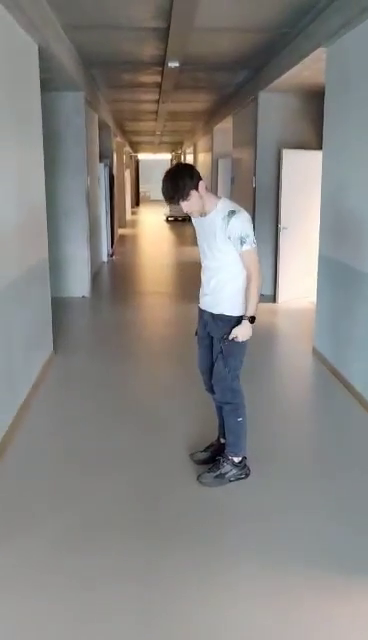
#> input picture frame 51 of humanDetection/test.mp4, 368 x 640 px, given in place of 2DTest.mov, which was not available
$ python HumanDetection.py
#> lines starting #> are read from the running program, lines starting #| are printed output that depends on the picture; pictures that were not available may be replaced by others from this repository, and a replacement may not be noted
# import the necessary packages
import numpy as np
import cv2
import time

np.set_printoptions(suppress=True)

cv2.startWindowThread()

# open video stream
# VideoCapture(0) == live camera view
cap = cv2.VideoCapture('2DTest.mov')

initialState = None

while(True):
    time.sleep(0.05)
    # Capture frame-by-frame
    ret, frame = cap.read()
#> frame is the input picture: shape (640, 368, 3); mean B, G, R 128.9, 132.1, 134.5

    # resizing for faster detection
    # find best resolution
    width = 640
    height = 360
    frame = cv2.resize(frame, (width, height))
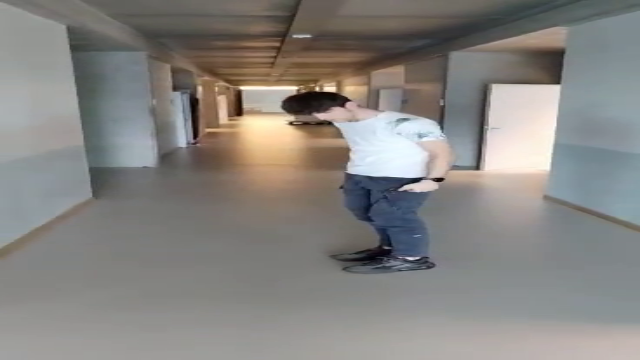
#> frame: shape (360, 640, 3); mean B, G, R 128.8, 132, 134.4
    # using a greyscale picture, also for faster detection
    frame = cv2.convertScaleAbs(frame, alpha=1, beta=20)
    gray_frame = cv2.cvtColor(frame, cv2.COLOR_RGB2GRAY)
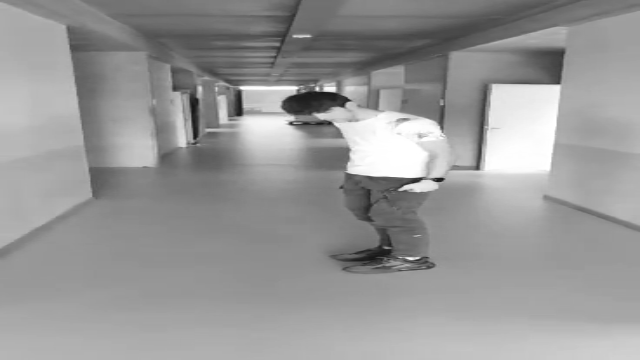
#> gray_frame: shape (360, 640); min 21, max 255, mean 151.2

    # set gray threshold
    gray_frame = cv2.GaussianBlur(gray_frame, (21, 21), 0)
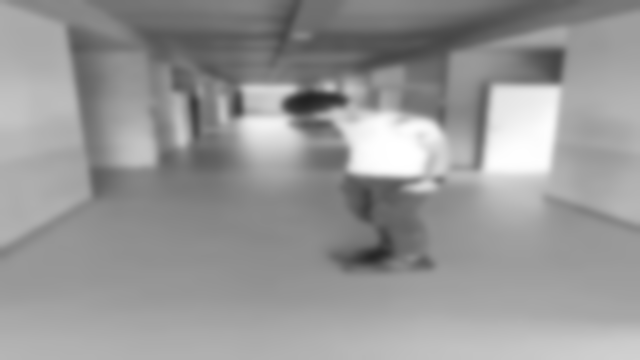
#> gray_frame: shape (360, 640); min 34, max 255, mean 151.2

   # For the first iteration checking the

   # we will assign grayFrame to initalState if is none

    if initialState is None:

        initialState = gray_frame
        continue

    # Calculation of difference between static or initial and gray frame we created

    differ_frame = cv2.absdiff(initialState, gray_frame)

    # the change between static or initial background and current gray frame are highlighted

    thresh_frame = cv2.threshold(differ_frame, 10, 255, cv2.THRESH_BINARY)[1]

    thresh_frame = cv2.dilate(thresh_frame, None, iterations = 2)

    lineHeight = 214

    # check for white pixels on line (moving objects)
    # and draw rectangle at this place
    for i in range(0,width, 3):
        if thresh_frame[lineHeight][i] == 255 or thresh_frame[181][i]==255:
            cv2.rectangle(frame, (i-3,lineHeight-3), (i+3,lineHeight+3),(0,0,255) )

    # draw guidline which pixels are checked
    cv2.line(frame, (0,lineHeight), (width,lineHeight), (0,255,0),thickness=1)

    cv2.line(thresh_frame, (0,lineHeight), (width,lineHeight), (0,255,0),thickness=1)
    cv2.line(thresh_frame, (0,181), (width,181), (0,255,0),thickness=1)

    cv2.imshow('frame',frame)
    cv2.imshow('threshold', thresh_frame)
    if cv2.waitKey(1) & 0xFF == ord('q'):
        break

# When everything done, release the capture
cap.release()
# finally, close the window
cv2.destroyAllWindows()
cv2.waitKey(1)

$ run again, starting later in the video
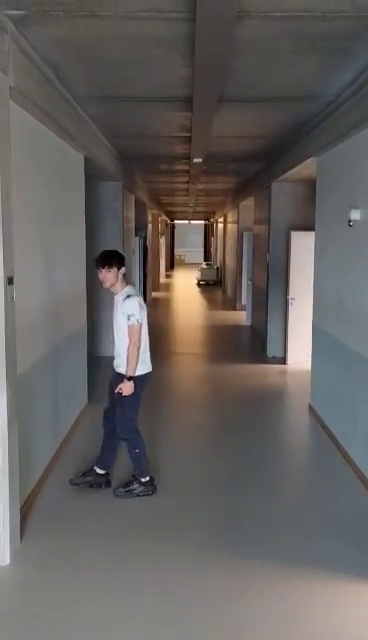
#> input picture frame 231 of humanDetection/test.mp4, 368 x 640 px, given in place of 2DTest.mov, which was not available
#> frame is the input picture: shape (640, 368, 3); mean B, G, R 94.5, 96.7, 100.7
#> `frame = cv2.resize(frame, (width, height))`:
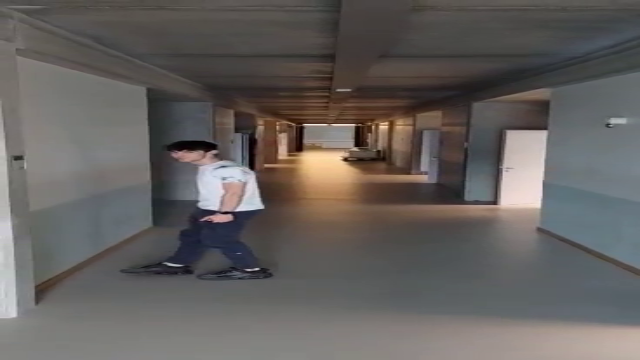
#> frame: shape (360, 640, 3); mean B, G, R 94.4, 96.6, 100.7
#> `gray_frame = cv2.GaussianBlur(gray_frame, (21, 21), 0)`:
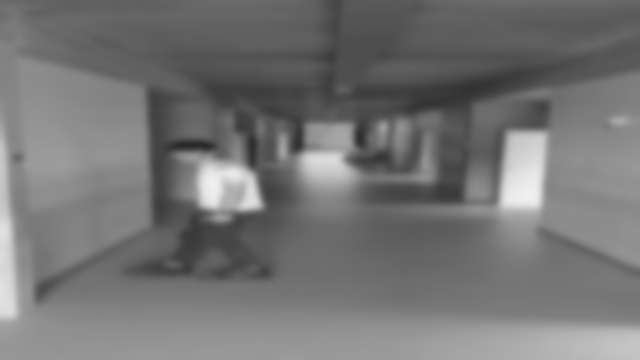
#> gray_frame: shape (360, 640); min 40, max 240, mean 116.5

$ run again, starting later in the video
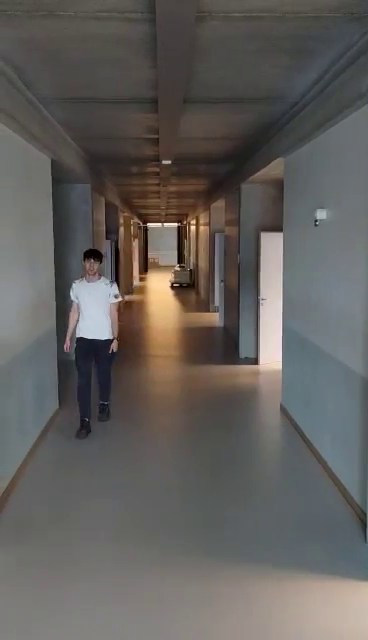
#> input picture frame 412 of humanDetection/test.mp4, 368 x 640 px, given in place of 2DTest.mov, which was not available
#> frame is the input picture: shape (640, 368, 3); mean B, G, R 92.2, 95.1, 98.4
#> `frame = cv2.resize(frame, (width, height))`:
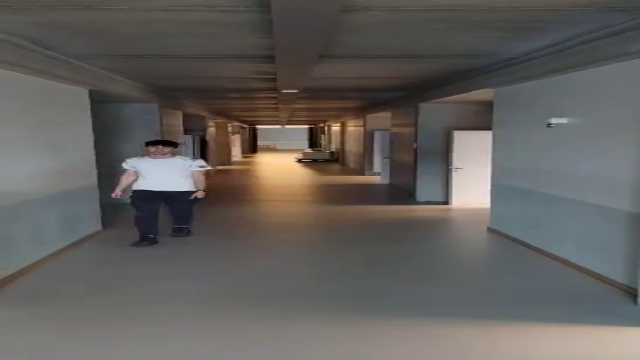
#> frame: shape (360, 640, 3); mean B, G, R 92.1, 95.1, 98.3
#> `gray_frame = cv2.GaussianBlur(gray_frame, (21, 21), 0)`:
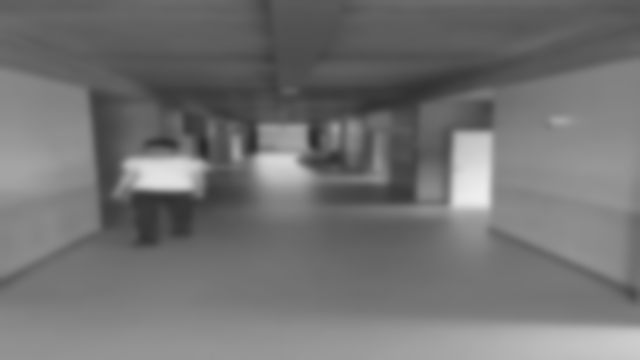
#> gray_frame: shape (360, 640); min 42, max 238, mean 114.6
